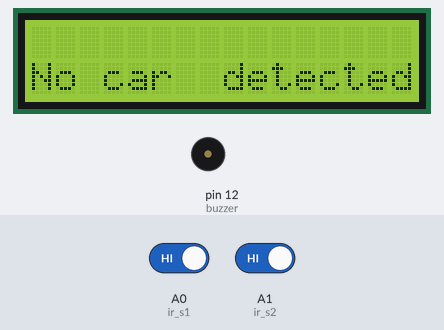
Simulated run of this sketch. Board: Arduino Uno, built with avr-gcc and run on an emulated ATmega328P. Parts: 16×2 character LCD, buzzer (waves = sounding, pin HIGH). The inputs (shaded band) are chosen by the test bench; at power-on: A0 (ir_s1) HIGH, A1 (ir_s2) HIGH. What the sketch prints to the serial monitor is not drawn.

Above: at 3.2 s.
3.3 s: A0 (ir_s1) driven LOW
At 3.6 s:
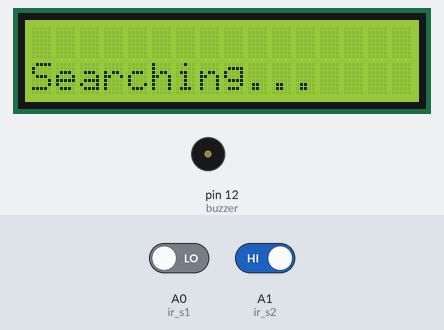
4.8 s: A1 (ir_s2) driven LOW
At 5.6 s:
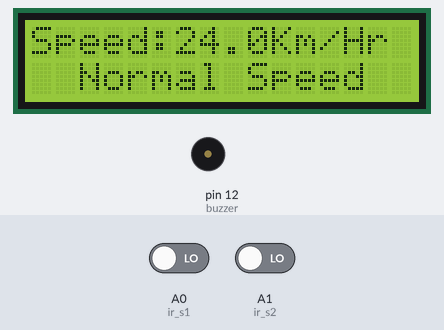
6.3 s: A0 (ir_s1) driven HIGH
At 8.5 s:
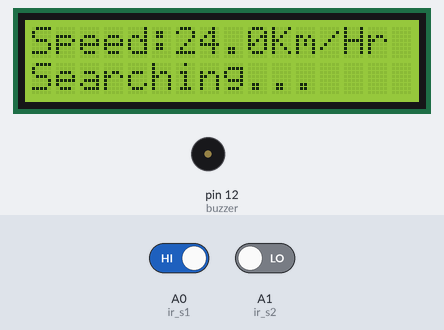
9.3 s: A0 (ir_s1) driven LOW
At 10.1 s:
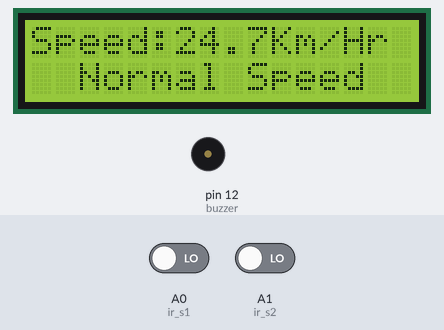
10.8 s: A1 (ir_s2) driven HIGH
At 13.0 s:
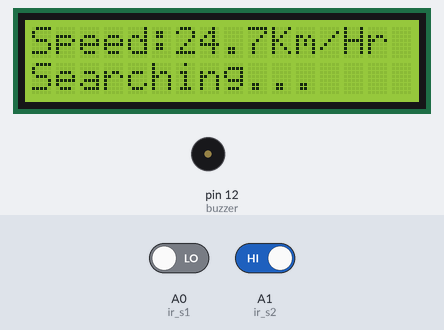
13.8 s: A0 (ir_s1) driven HIGH and A1 (ir_s2) driven LOW
At 14.5 s:
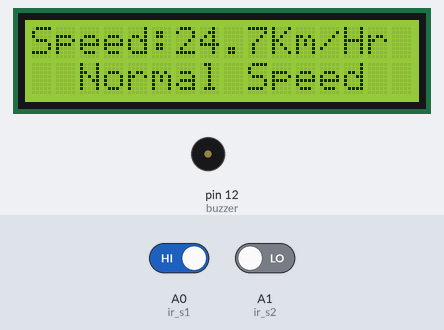
Timing chart, 0 to 16.8 s (numbered marks = the images above; inputs shaded):
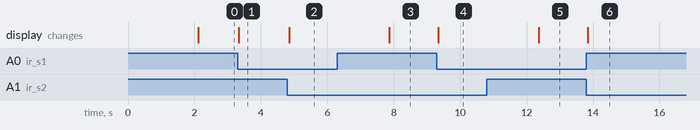

Measured:
- after the input at 3.3 s, the display: changes at once (image 1)
- after the input at 4.8 s, the display: changes after 0.05 s (image 2)
- after the input at 6.3 s, pin 12 (buzzer): stays LOW (without the input it goes to HIGH after 1.6 s); the display: changes after 1.6 s (image 3)
- after the input at 9.3 s, the display: changes after 0.05 s (image 4)
- after the input at 10.8 s, pin 12 (buzzer): stays LOW (without the input it goes to HIGH after 1.6 s); the display: changes after 1.6 s (image 5)
- after the input at 13.8 s, the display: changes at once (image 6)

The sketch:

car_speed_ir_p10.ino
```cpp
#include <LCD_I2C.h>

LCD_I2C lcd(0x27, 16, 2);  // Default address of most PCF8574 modules, change according

int timer1; // creating timer1
int timer2; // creating timer2

float Time;

int flag1 = 0;
int flag2 = 0;

float distance = 10;  // space beteen the 2 sensors in cm
float speed;

int ir_s1 = A0;
int ir_s2 = A1;

int buzzer = 12;

void setup() {
  Serial.begin(9600);
  pinMode(ir_s1, INPUT);
  pinMode(ir_s2, INPUT);
  pinMode(buzzer, OUTPUT);
  Serial.println("Car speed detector");
  lcd.begin();  // If you are using more I2C devices using the Wire library use lcd.begin(false)
                // this stop the library(LCD_I2C) from calling Wire.begin()
  lcd.backlight();
  lcd.clear();
  lcd.setCursor(0, 0);
  lcd.print("   CAR SPEED   ");
  lcd.setCursor(0, 1);
  lcd.print("   DECTECTOR   ");
  delay(2000);
  lcd.clear();
}

void loop() {
  Serial.print("Sensor1 ");
  Serial.print(digitalRead(ir_s1));

  Serial.print(" Sensor2 ");
  Serial.println(digitalRead(ir_s2));

  if (digitalRead(ir_s1) == LOW && flag1 == 0) {
    timer1 = millis();
    flag1 = 1;
  }

  if (digitalRead(ir_s2) == LOW && flag2 == 0) {
    timer2 = millis();
    flag2 = 1;
  }

  if (flag1 == 1 && flag2 == 1) {
    if (timer1 > timer2) { Time = timer1 - timer2; }  // Checking if timer 1 is greater than timer 2 so the time differnce will always be positive value
    else if (timer2 > timer1) {
      Time = timer2 - timer1;
    }                           // Checking if timer 2 is greater than timer 1 so the time differnce will always be positive value
    Time = Time / 1000;         //convert millisecond to second
    speed = (distance / Time);  //v=d/t
    speed = speed * 3600;       //multiply by seconds per hr
    speed = speed / 1000;       //division by meters per Km
  }

  if (speed == 0) {
    lcd.setCursor(0, 1);
    if (flag1 == 0 && flag2 == 0) {
      lcd.print("No car  detected");
      Serial.println("No car  detected");

    } else {
      lcd.print("Searching...    ");
      Serial.println("Searching...    ");
    }
  } else {
    lcd.clear();
    lcd.setCursor(0, 0);
    lcd.print("Speed:");
    lcd.print(speed, 1);
    lcd.print("Km/Hr  ");
    lcd.setCursor(0, 1);

    Serial.print("Speed: ");
    Serial.print(speed, 3);
    Serial.println("Km/Hr  ");
    if (speed > 50) {
      digitalWrite(buzzer, HIGH);
      // delay(2000);
      lcd.print("  Over Speeding  ");
      Serial.print("  Over Speeding  ");

    } else {
      lcd.print("  Normal Speed   ");
      Serial.print("  Normal Speed   ");
    }
    delay(3000);
    digitalWrite(buzzer, LOW);
    speed = 0;
    flag1 = 0;
    flag2 = 0;
  }
}
```
